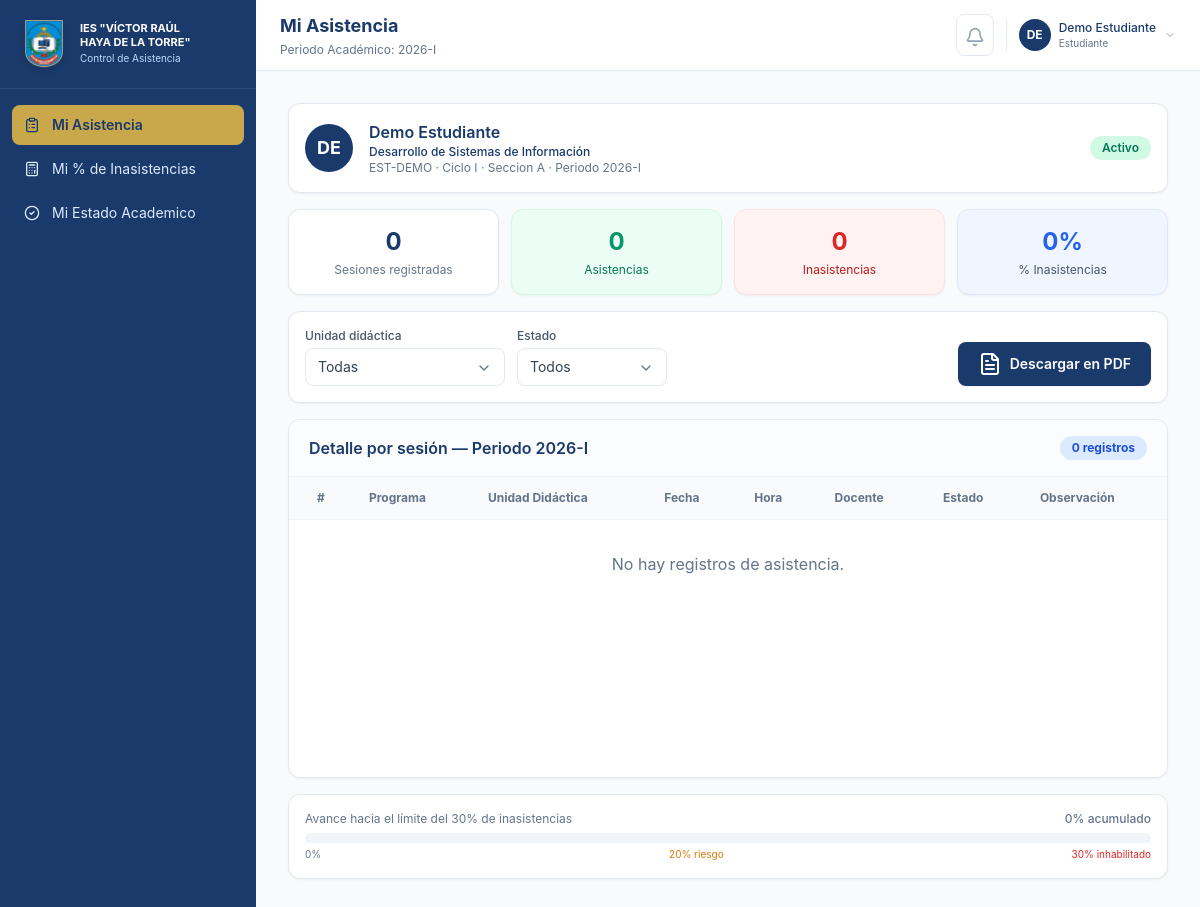
Page /index.php (signed in) on the committed database.
### tables this page shows
CREATE TABLE `estudiantes` (
  `id` int NOT NULL AUTO_INCREMENT,
  `codigo` varchar(30) NOT NULL,
  `dni` varchar(20) NOT NULL,
  `nombres` varchar(160) NOT NULL,
  `programa_id` int DEFAULT NULL,
  `periodo_curricular_id` int DEFAULT NULL,
  `unidad_didactica_id` int DEFAULT NULL,
  `seccion` varchar(10) NOT NULL,
  `total_sesiones` int NOT NULL DEFAULT '0',
  `inasistencias` int NOT NULL DEFAULT '0',
  `estado` enum('Activo','En riesgo','Inhabilitado') NOT NULL DEFAULT 'Activo',
  PRIMARY KEY (`id`),
  UNIQUE KEY `codigo` (`codigo`),
  KEY `fk_estudiantes_programa` (`programa_id`),
  KEY `fk_estudiantes_periodo` (`periodo_curricular_id`),
  KEY `fk_estudiantes_unidad` (`unidad_didactica_id`),
  KEY `idx_estudiantes_programa` (`programa_id`,`periodo_curricular_id`),
  CONSTRAINT `fk_estudiantes_periodo` FOREIGN KEY (`periodo_curricular_id`) REFERENCES `periodos_curriculares` (`id`) ON DELETE SET NULL,
  CONSTRAINT `fk_estudiantes_programa` FOREIGN KEY (`programa_id`) REFERENCES `programas` (`id`) ON DELETE SET NULL,
  CONSTRAINT `fk_estudiantes_unidad` FOREIGN KEY (`unidad_didactica_id`) REFERENCES `unidades_didacticas` (`id`) ON DELETE SET NULL
);

CREATE TABLE `programas` (
  `id` int NOT NULL AUTO_INCREMENT,
  `codigo` varchar(10) NOT NULL,
  `nombre` varchar(180) NOT NULL,
  `estado` enum('Activo','Inactivo') NOT NULL DEFAULT 'Activo',
  PRIMARY KEY (`id`),
  UNIQUE KEY `codigo` (`codigo`)
);

CREATE TABLE `periodos_curriculares` (
  `id` int NOT NULL AUTO_INCREMENT,
  `modulo_id` int NOT NULL,
  `nombre` varchar(40) NOT NULL,
  PRIMARY KEY (`id`),
  KEY `modulo_id` (`modulo_id`),
  CONSTRAINT `periodos_curriculares_ibfk_1` FOREIGN KEY (`modulo_id`) REFERENCES `modulos_formativos` (`id`)
);

### public/index.php (called while the page is built, shortened)
<?php
require __DIR__ . '/layout.php';

### app/config.php (called while the page is built, shortened)
<?php
function base_url(string $path = ''): string
{
    $base = rtrim(dirname($_SERVER['SCRIPT_NAME'] ?? ''), '/\\');
    return ($base === '' ? '' : $base) . '/' . ltrim($path, '/');
}

### app/helpers.php (called while the page is built, shortened)
<?php
function e(string|int|float|null $value): string
{
    return htmlspecialchars((string) $value, ENT_QUOTES, 'UTF-8');
}
function badge_class(string $estado): string
{
    return match ($estado) {
        'Activo', 'Presente', 'Registrada' => 'bg-emerald-100 text-emerald-700',
        'En riesgo', 'Tardanza', 'Pendiente' => 'bg-amber-100 text-amber-700',
        'Inhabilitado', 'Inasistente', 'Cerrada' => 'bg-red-100 text-red-700',
        'Justificado' => 'bg-blue-100 text-blue-700',
        default => 'bg-slate-100 text-slate-600',
    };
}
function app_user(): ?array
{
    return $_SESSION['user'] ?? null;
}
function page_title(string $module): string
{
    $titles = [
        'dashboard' => 'Dashboard',
        'usuarios' => 'Gestion de Usuarios',
        'roles' => 'Roles y Permisos',
        'estudiantes' => 'GestiÃ³n de Estudiantes',
        'docentes' => 'Gestion de Docentes',
        'configuracion' => 'Configuracion Academica',
        'horarios' => 'GestiÃ³n de Horarios',
        'asistencia' => 'Control de Asistencia',
        'calculo' => 'Calculo de Inasistencias',
        'reportes' => 'Reportes y Exportaciones',
        'respaldo' => 'Respaldo de Base de Datos',
        'auditoria' => 'BitÃ¡cora de AuditorÃ­a',
        'mis-sesiones' => 'Mis Sesiones',
        'registrar-asistencia' => 'Registrar Asistencia',
        'consultar-asistencia' => 'Consultar Asistencia',
        'reportes-docente' => 'Reportes',
        'mi-asistencia' => 'Mi Asistencia',
        'mi-porcentaje' => 'Mi Porcentaje de Inasistencias',
        'mi-estado' => 'Mi Estado Academico',
    ];
    return $titles[$module] ?? 'Panel';
}
function user_initials(string $nombre): string
{
    $parts = preg_split('/\s+/', trim($nombre)) ?: [];
    if (count($parts) >= 2) {
        return mb_strtoupper(mb_substr($parts[0], 0, 1) . mb_substr($parts[1], 0, 1));
    }
    return mb_strtoupper(mb_substr($nombre, 0, 2));
}
function role_label(string $rol): string
{
    return match ($rol) {
        'admin' => 'Administrador',
        'docente' => 'Docente',
        'estudiante' => 'Estudiante',
        default => ucfirst($rol),
    };
}

### public/layout.php (the view, shortened to what this page needs)
<?php
require_once __DIR__ . '/../app/helpers.php';
$user = app_user();
$module = $_GET['m'] ?? ($user['rol'] === 'admin' ? 'dashboard' : ($user['rol'] === 'docente' ? 'mis-sesiones' : 'mi-asistencia'));
$menu = module_menu($user['rol']);
$title = page_title($module);
    ?>
    <?php endforeach;
function render_estudiante_header(array $est): void
{
    $name = trim($est['nombres']);
    $iniciales = strtoupper($name[0] . substr($name, (int) strrpos($name, ' ') + 1, 1));
    ?>
    <div class="flex items-center gap-4 rounded-xl border border-slate-200 bg-white p-4 shadow-sm">
        <div class="flex h-12 w-12 shrink-0 items-center justify-center rounded-full bg-[#1a3a6b] text-lg font-bold text-white"><?= e($iniciales) ?></div>
        <div class="min-w-0 flex-1">
            <p class="truncate font-semibold text-[#1a3a6b]"><?= e($est['nombres']) ?></p>
            <p class="text-xs font-medium text-[#1a3a6b]"><?= e($est['programa']) ?></p>
            <p class="text-xs text-slate-500"><?= e($est['codigo']) ?> · Ciclo <?= e($est['ciclo']) ?> · Seccion <?= e($est['seccion']) ?> · Periodo 2026-I</p>
        </div>
        <span class="shrink-0 rounded-full px-3 py-1 text-xs font-semibold <?= badge_class($est['estado']) ?>"><?= e($est['estado']) ?></span>
    </div>
    <?php
}
?>
<!doctype html>
<html lang="es">
<head>
    <script src="https://cdn.tailwindcss.com"></script>
    <link rel="stylesheet" href="<?= e(base_url('assets/app.css')) ?>">
    <link rel="stylesheet" href="https://cdn.jsdelivr.net/npm/flatpickr/dist/flatpickr.min.css">
</head>
<body class="bg-slate-50 text-slate-900">
<div class="flex min-h-screen bg-slate-50">
    <aside id="sidebar" class="hidden fixed inset-y-0 left-0 z-50 w-64 shrink-0 bg-[#1a3a6b] text-white transition-transform duration-300 lg:static lg:block">
        <div class="flex h-full flex-col lg:sticky lg:top-0 lg:h-screen">
            <div class="border-b border-white/10 px-5 py-5 flex items-center justify-between">
                <div class="flex items-center gap-3">
                    <div class="flex h-12 w-12 items-center justify-center">
                        <img src="<?= e(base_url('assets/images/logo_vrht.png')) ?>" alt="Logo VRHT" class="h-full w-full object-contain drop-shadow-md">
                    </div>
                    <div>
                        <p class="text-[11px] font-bold leading-tight uppercase">IES "VÍCTOR RAÚL<br>HAYA DE LA TORRE"</p>
                        <p class="text-[10px] mt-0.5 text-blue-200">Control de Asistencia</p>
                    </div>
                </div>
            </div>
            <nav class="flex-1 space-y-1 overflow-y-auto px-3 py-4">
                <?php foreach ($menu as $id => [$label, $icon]): ?>
                    <a href="<?= e(base_url('index.php?m=' . $id)) ?>" class="flex items-center gap-3 rounded-lg px-3 py-2.5 text-sm transition <?= $module === $id ? 'bg-[#c8a84b] font-semibold text-[#1a3a6b]' : 'text-blue-100 hover:bg-white/10' ?>">
                        <i data-lucide="<?= e($icon) ?>" class="h-4 w-4"></i>
                        <span><?= e($label) ?></span>
                    </a>
                <?php endforeach; ?>
            </nav>
        </div>
    </aside>
    <main class="flex min-w-0 flex-1 flex-col">
        <header class="sticky top-0 shrink-0 border-b border-slate-200 bg-white/95 backdrop-blur px-4 py-3 lg:px-6 z-40">
            <div class="flex items-center justify-between gap-4">
                <div class="flex items-center gap-3">
                    <div>
                        <h1 class="text-lg font-bold text-[#1a3a6b]"><?= e($title) ?></h1>
                        <p class="mt-0.5 hidden text-xs text-slate-500 sm:block">Periodo Académico: 2026-I</p>
                    </div>
                </div>
                <div class="flex items-center gap-3">
                    <div class="relative">
                        <button type="button" data-notif-toggle class="relative rounded-lg border border-slate-200 bg-white p-2 text-slate-400 transition hover:text-[#1a3a6b]">
                            <i data-lucide="bell" class="h-5 w-5"></i>
                        </button>
                    </div>
                    <div class="flex items-center gap-2 border-l border-slate-200 pl-3 relative cursor-pointer" onclick="document.getElementById('user-menu').classList.toggle('hidden')">
                        <div class="flex h-8 w-8 items-center justify-center rounded-full bg-[#1a3a6b] text-xs font-bold text-white">
                            <?= e(user_initials($user['nombre'])) ?>
                        </div>
                        <div class="hidden sm:block">
                            <p class="text-xs font-medium text-[#1a3a6b]"><?= e($user['nombre']) ?></p>
                            <p class="text-[10px] text-slate-500"><?= e(role_label($user['rol'])) ?></p>
                        </div>
                        <i data-lucide="chevron-down" class="hidden h-3 w-3 text-slate-400 sm:block"></i>
                    </div>
                </div>
            </div>
        </header>
        <section class="flex-1 p-4 lg:p-8 overflow-x-hidden w-full">
            <?php require __DIR__ . '/modules/' . $module . '.php'; ?>
        </section>
    </main>
</div>
</body>
</html>

### public/assets/app.css (style rules this page uses)
body { font-family: Inter, ui-sans-serif, system-ui, -apple-system, BlinkMacSystemFont, "Segoe UI", sans-serif; }
.lucide { display: inline-block; flex-shrink: 0; stroke-width: 2; vertical-align: middle; }

### rows in the picture
estudiantes: nombres "DE", nombres "Demo Estudiante", programa.nombre "Desarrollo de Sistemas de Información", codigo "EST-DEMO", periodo_curricular.nombre "I", seccion "A", estado "Activo"

### other values in the picture
$label "Mi Asistencia"
$label "Mi % de Inasistencias"
$label "Mi Estado Academico"
$title "Mi Asistencia"
user_initials($user['nombre']) "DE"
$user['nombre'] "Demo Estudiante"
role_label($user['rol']) "Estudiante"
$total "0"
$presentes "0"
$inasistentes "0"
$porcentaje "0"
count($sesiones) "0"
